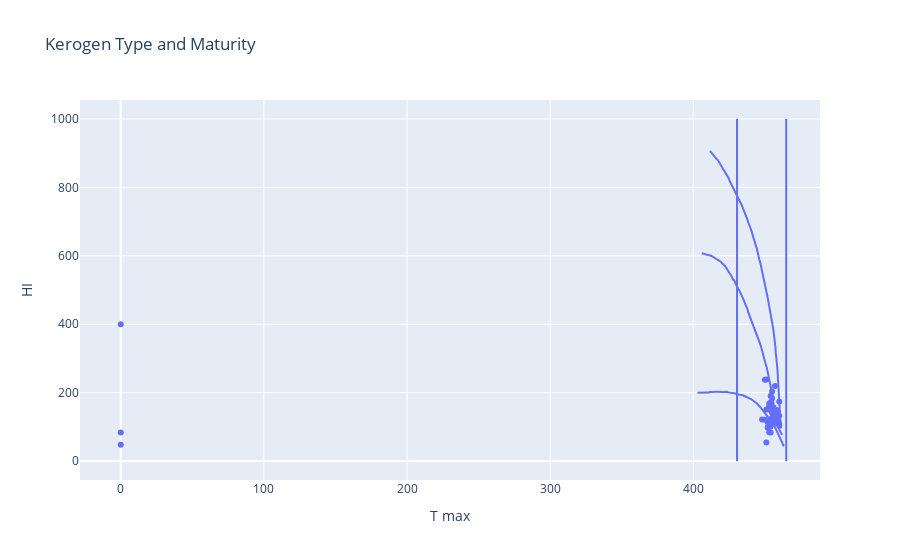
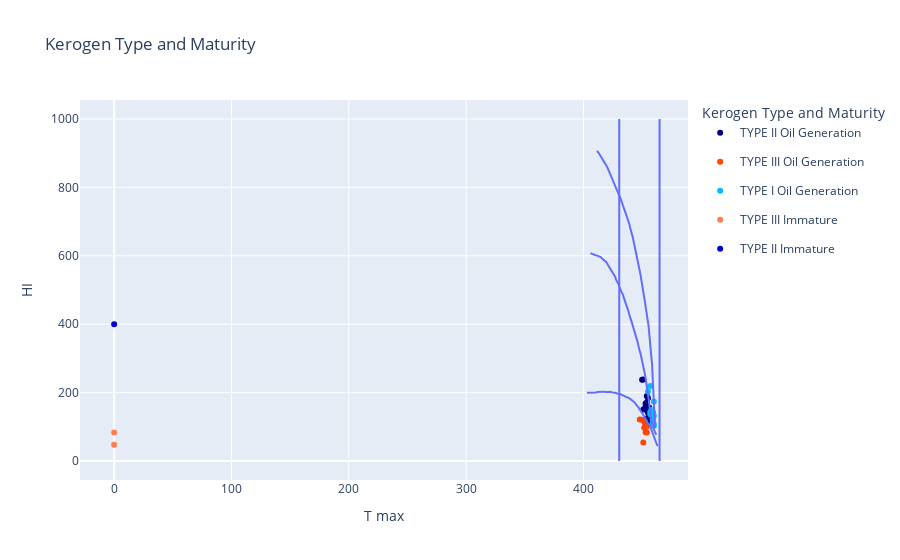

Source (notebook cell) for these figures, in order:
### Code cell
def kerogen_type_maturity_plot(FEE_AL_910, KEROGEN_TYPE_MATURITY_I,KEROGEN_TYPE_MATURITY_II, KEROGEN_TYPE_MATURITY_III ):
    
    kerogen_type_maturity(FEE_AL_910, KEROGEN_TYPE_MATURITY_I,KEROGEN_TYPE_MATURITY_II, KEROGEN_TYPE_MATURITY_III )
    #kerogen_type_maturity(FEE_AL_910, KEROGEN_TYPE_MATURITY_III,KEROGEN_TYPE_MATURITY_II, KEROGEN_TYPE_MATURITY_I )


    import plotly.express as px
    import plotly.graph_objects as go
    
    #########################
    
    fig1 = px.scatter(x=FEE_AL_910['T max'], y=FEE_AL_910['HI'], hover_name = FEE_AL_910["Depth"] )
    
    fig2 = px.line(x=KEROGEN_TYPE_MATURITY_I['x'], y=KEROGEN_TYPE_MATURITY_I['y'])
    fig3 = px.line(x=KEROGEN_TYPE_MATURITY_II['x'], y=KEROGEN_TYPE_MATURITY_II['y'])
    fig4 = px.line(x=KEROGEN_TYPE_MATURITY_III['x'], y=KEROGEN_TYPE_MATURITY_III['y'])

    xx = [430.5] * 2
    yy = [0, 1000]

    fig5 = px.line(x=xx, y=yy)

    xxx = [464.87] * 2
    yyy = [0, 1000]

    fig6 = px.line(x=xxx, y=yyy)

    fig7 = go.Figure(data=fig1.data + fig2.data + fig3.data + fig4.data + fig5.data + fig6.data)
    fig7.update_layout( 
        title="Kerogen Type and Maturity",   #
    xaxis_title="T max",
    yaxis_title="HI",
    legend_title="Kerogen Type and Maturity"           )
    fig7.show()
    
    ##########################

    fig1 = px.scatter(x=FEE_AL_910['T max'], y=FEE_AL_910['HI'], hover_name = FEE_AL_910["Depth"],
                     
                       color =  FEE_AL_910['KEROGEN TYPE/MATURITY'] ,  
                      #color = FEE_AL_910['Formation']  , 

    color_discrete_map = {"TYPE I":  "cyan"  ,                           
    "TYPE II"  :"blue"  ,
    "TYPE III":"red",  
    
    "TYPE I Immature":  "aqua" , "TYPE I Oil Generation":  "deepskyblue" , "TYPE I Gas Generation":  "slealblue"  ,                    
      
    "TYPE II Immature":  "mediumblue" , "TYPE II Oil Generation":  "navy" , "TYPE II Gas Generation":  "slateblue"  ,
                        
    "TYPE III Immature":  "coral" , "TYPE III Oil Generation":  "orangered" , "TYPE III Gas Generation":  "brown" , 
                         
    "UN-IDENTIFIED"   :   "black"                } )
    
    fig2 = px.line(x=KEROGEN_TYPE_MATURITY_I['x'], y=KEROGEN_TYPE_MATURITY_I['y'])
    fig3 = px.line(x=KEROGEN_TYPE_MATURITY_II['x'], y=KEROGEN_TYPE_MATURITY_II['y'])
    fig4 = px.line(x=KEROGEN_TYPE_MATURITY_III['x'], y=KEROGEN_TYPE_MATURITY_III['y'])

    xx = [430.5] * 2
    yy = [0, 1000]

    fig5 = px.line(x=xx, y=yy)

    xxx = [464.87] * 2
    yyy = [0, 1000]

    fig6 = px.line(x=xxx, y=yyy)

    fig7 = go.Figure(data=fig1.data + fig2.data + fig3.data + fig4.data + fig5.data + fig6.data)
    fig7.update_layout( 
        title="Kerogen Type and Maturity",   #
    xaxis_title="T max",
    yaxis_title="HI",
    legend_title="Kerogen Type and Maturity"           )
    fig7.show()

##. ?????  NOT SO ACCURATE
  #. FEE_BI_307
kerogen_type_maturity_plot(FEE_BI_307  , KEROGEN_TYPE_MATURITY_I,KEROGEN_TYPE_MATURITY_II, KEROGEN_TYPE_MATURITY_III )

### Figure 1 — Plotly figure (JSON) as saved in the notebook; plotly's stock layout.template omitted (floating-point values rounded to 4 significant figures)
{"data": [{"hovertemplate": "<b>%{hovertext}</b><br><br>x=%{x}<br>y=%{y}<extra></extra>", "hovertext": [9037, 9078.0, 9128.0, 9142, 9218, 9334.0, 9372.0, 9398, 9487, 9610.0, 9658.0, 9664.0, 9684.0, 9718.0, 9726, 9732.0, 9740, 9853, 9938.0, 9952.0, 9956.0, 9962.0, 9966.0, 9972.0, 9976.0, 9980.0, 9986.0, 9990.0, 9996.0, 10000.0, 10000.0, 10010.0, 10020.0, 10030.0, 10030.0, 10170.0, 10280.0, 10290.0, 10300.0, 10310.0, 10320.0, 10330.0, 10340.0, 10350.0, 10350.0, 10360.0, 10370.0, 10374, 10377, 10380.0, 10390.0], "legendgroup": "", "marker": {"color": "#636efa", "symbol": "circle"}, "mode": "markers", "name": "", "orientation": "v", "showlegend": false, "type": "scatter", "x": [453, 450, 451, 452, 448, 451, 453, 450, 459, 0, 454, 454, 0, 451, 452, 453, 456, 0, 457, 454, 457, 455, 459, 452, 460, 460, 459, 457, 456, 460, 459, 458, 457, 455, 455, 455, 460, 457, 454, 459, 457, 459, 456, 454, 455, 456, 456, 455, 454, 454, 456], "xaxis": "x", "y": [159.1, 237.9, 238.6, 113.0, 121.6, 150.9, 168.1, 120.7, 142.5, 47.22, 170.9, 160.1, 83.33, 53.76, 98.27, 84.34, 110.1, 400, 124.4, 123.0, 143.0, 126.6, 121.1, 97.41, 174.0, 108.0, 110.2, 136.4, 126.1, 102.8, 141.0, 149.0, 132.7, 141.3, 145.6, 183.7, 132.2, 219.1, 148.7, 126.4, 114.1, 142.1, 128.2, 190.3, 203.4, 109.9, 156.1, 145.8, 100.8, 83.53, 118.2], "yaxis": "y"}, {"hovertemplate": "x=%{x}<br>y=%{y}<extra></extra>", "legendgroup": "", "line": {"color": "#636efa", "dash": "solid"}, "marker": {"symbol": "circle"}, "mode": "lines", "name": "", "orientation": "v", "showlegend": false, "type": "scatter", "x": [461.1, 460.9, 460.9, 460.8, 460.8, 460.6, 460.5, 460.4, 460.2, 460.0, 459.7, 459.6, 459.4, 459.4, 459.1, 458.9, 458.9, 458.7, 458.5, 458.4, 458.1, 457.9, 457.6, 457.6, 457.4, 457.1, 456.9, 456.7, 456.5, 456.2, 455.9, 455.6, 455.2, 454.9, 454.5, 454.2, 453.8, 453.6, 453.0, 452.7, 452.4, 452.0, 451.7, 451.3, 450.9, 450.5, 450.0, 449.6, 449.1, 448.8, 448.3, 447.8, 447.4, 447.1, 446.7, 446.1, 445.8, 445.3, 444.7, 444.3, 443.7, 443.2, 442.7, 442.1, 441.5, 440.8, 440.4, 439.7, 439.1, 438.3, 437.8, 437.2, 436.6, 436.0, 435.4, 434.7, 434.0, 433.6, 432.8, 432.1, 431.5, 430.7, 430.0, 429.4, 428.7, 428.0, 427.2, 426.6, 425.9, 425.2, 424.5, 423.8, 423.1, 422.4, 421.6, 420.8, 420.0, 419.1, 418.4, 417.8, 417.1, 416.2, 415.5, 414.8, 414.0, 413.2, 412.5, 411.7], "xaxis": "x", "y": [96.67, 105.5, 113.6, 122.4, 130.9, 143.6, 154.9, 167.6, 180.3, 189.6, 201.2, 212.4, 223.8, 233.0, 242.4, 251.2, 259.7, 268.4, 278.0, 286.2, 294.8, 304.5, 314.1, 323.4, 332.4, 341.2, 350.3, 358.1, 366.3, 375.8, 384.2, 392.8, 401.9, 410.6, 417.6, 426.0, 434.2, 442.9, 450.4, 459.3, 466.7, 475.5, 482.7, 491.6, 501.2, 509.4, 518.1, 526.0, 533.3, 542.3, 550.7, 558.7, 566.0, 573.0, 581.5, 588.4, 596.6, 605.3, 613.3, 621.8, 629.1, 637.6, 645.6, 653.6, 661.7, 667.9, 675.9, 683.5, 692.5, 698.2, 705.8, 712.0, 718.5, 724.7, 732.3, 737.9, 743.8, 750.4, 755.7, 761.8, 768.5, 774.7, 780.4, 786.3, 791.5, 797.8, 803.2, 809.0, 815.5, 820.5, 827.9, 832.8, 838.2, 845.0, 849.0, 855.1, 860.9, 866.0, 871.9, 876.2, 879.9, 882.9, 887.2, 891.2, 895.3, 899.8, 902.5, 907.2], "yaxis": "y"}, {"hovertemplate": "x=%{x}<br>y=%{y}<extra></extra>", "legendgroup": "", "line": {"color": "#636efa", "dash": "solid"}, "marker": {"symbol": "circle"}, "mode": "lines", "name": "", "orientation": "v", "showlegend": false, "type": "scatter", "x": [462.0, 461.3, 460.7, 460.2, 459.8, 459.2, 458.4, 457.9, 457.5, 457.1, 456.9, 456.7, 456.4, 456.1, 455.8, 455.5, 455.2, 454.9, 454.4, 454.0, 453.7, 453.3, 452.9, 452.5, 452.1, 451.8, 451.2, 450.7, 450.3, 449.9, 449.4, 448.9, 448.4, 447.7, 447.4, 446.9, 446.2, 445.6, 445.0, 444.6, 444.1, 443.3, 442.7, 442.2, 441.6, 440.9, 440.1, 439.6, 439.0, 438.2, 437.9, 437.2, 436.6, 436.1, 435.4, 434.7, 434.0, 433.3, 432.4, 431.9, 431.1, 430.4, 429.9, 429.1, 428.5, 427.7, 427.1, 426.4, 425.5, 424.8, 424.1, 423.3, 422.5, 421.8, 420.9, 420.1, 419.2, 418.2, 417.3, 416.5, 415.7, 414.7, 413.9, 413.0, 412.1, 411.9, 411.1, 410.3, 409.4, 408.6, 407.7, 406.8, 405.9], "xaxis": "x", "y": [76.4, 80.24, 86.44, 91.03, 98.12, 105.7, 108.8, 114.9, 122.5, 132.7, 141.8, 151.0, 159.4, 166.7, 176.5, 184.1, 193.6, 201.8, 210.4, 219.1, 227.6, 234.5, 243.4, 252.0, 259.0, 266.4, 273.7, 281.0, 288.6, 295.1, 302.7, 308.8, 317.5, 324.1, 332.0, 340.5, 347.3, 354.3, 361.9, 368.7, 375.2, 381.0, 386.8, 394.2, 402.2, 409.0, 416.1, 423.6, 429.4, 435.9, 443.0, 449.1, 455.5, 462.4, 468.5, 474.7, 482.4, 489.0, 494.3, 500.3, 505.1, 511.6, 517.1, 521.3, 528.0, 530.9, 538.3, 542.3, 547.4, 553.4, 557.3, 562.7, 567.5, 571.7, 574.3, 578.3, 582.7, 585.0, 588.9, 591.6, 592.8, 596.0, 597.5, 600.1, 600.9, 600.2, 601.3, 601.7, 602.8, 604.8, 606.9, 606.9, 607.6], "yaxis": "y"}, {"hovertemplate": "x=%{x}<br>y=%{y}<extra></extra>", "legendgroup": "", "line": {"color": "#636efa", "dash": "solid"}, "marker": {"symbol": "circle"}, "mode": "lines", "name": "", "orientation": "v", "showlegend": false, "type": "scatter", "x": [463.5, 462.8, 462.1, 461.4, 460.7, 460.1, 459.4, 458.8, 458.4, 457.8, 457.3, 456.6, 455.8, 454.8, 454.5, 453.9, 453.1, 452.4, 451.7, 451.0, 450.1, 449.5, 448.9, 448.1, 447.4, 446.6, 445.8, 445.1, 444.3, 443.5, 442.6, 441.8, 441.0, 440.3, 439.5, 438.7, 437.7, 436.9, 436.1, 435.3, 434.4, 433.6, 432.6, 432.0, 431.2, 430.3, 429.4, 428.5, 427.5, 426.8, 425.9, 425.1, 424.4, 423.5, 422.7, 421.7, 420.9, 420.2, 419.2, 418.4, 417.7, 416.7, 415.9, 415.1, 414.1, 413.3, 412.4, 411.5, 410.7, 409.8, 408.9, 408.0, 407.2, 406.4, 405.5, 404.6, 403.8, 402.9], "xaxis": "x", "y": [44.63, 46.22, 52.71, 59.61, 65.73, 72.06, 77.0, 83.88, 89.97, 95.31, 101.2, 103.0, 107.4, 111.9, 112.5, 119.0, 123.7, 126.1, 130.5, 134.4, 139.5, 143.4, 147.2, 151.5, 154.6, 158.3, 161.3, 165.8, 168.8, 171.1, 174.3, 177.3, 178.7, 181.2, 182.3, 184.2, 185.8, 187.0, 189.3, 190.8, 192.0, 192.4, 194.8, 194.8, 195.6, 195.6, 197.2, 197.6, 198.7, 199.5, 199.5, 200.2, 200.6, 202.3, 201.5, 201.5, 201.5, 201.6, 202.4, 202.4, 202.4, 202.4, 202.4, 202.4, 202.1, 201.2, 201.6, 201.6, 200.0, 200.0, 200.0, 200.4, 200.4, 200.4, 200.0, 200.0, 199.7, 199.7], "yaxis": "y"}, {"hovertemplate": "x=%{x}<br>y=%{y}<extra></extra>", "legendgroup": "", "line": {"color": "#636efa", "dash": "solid"}, "marker": {"symbol": "circle"}, "mode": "lines", "name": "", "orientation": "v", "showlegend": false, "type": "scatter", "x": [430.5, 430.5], "xaxis": "x", "y": [0, 1000], "yaxis": "y"}, {"hovertemplate": "x=%{x}<br>y=%{y}<extra></extra>", "legendgroup": "", "line": {"color": "#636efa", "dash": "solid"}, "marker": {"symbol": "circle"}, "mode": "lines", "name": "", "orientation": "v", "showlegend": false, "type": "scatter", "x": [464.9, 464.9], "xaxis": "x", "y": [0, 1000], "yaxis": "y"}], "layout": {"legend": {"title": {"text": "Kerogen Type and Maturity"}}, "title": {"text": "Kerogen Type and Maturity"}, "xaxis": {"title": {"text": "T max"}}, "yaxis": {"title": {"text": "HI"}}}}

### Figure 2 — Plotly figure (JSON) as saved in the notebook; plotly's stock layout.template omitted (floating-point values rounded to 4 significant figures)
{"data": [{"hovertemplate": "<b>%{hovertext}</b><br><br>color=TYPE II Oil Generation<br>x=%{x}<br>y=%{y}<extra></extra>", "hovertext": [9037, 9078.0, 9128.0, 9334.0, 9372.0, 9658.0, 9664.0, 9740, 9938.0, 9952.0, 9962.0, 9996.0, 10020.0, 10030.0, 10030.0, 10170.0, 10300.0, 10320.0, 10340.0, 10350.0, 10360.0, 10370.0, 10374, 10390.0], "legendgroup": "TYPE II Oil Generation", "marker": {"color": "navy", "symbol": "circle"}, "mode": "markers", "name": "TYPE II Oil Generation", "orientation": "v", "showlegend": true, "type": "scatter", "x": [453, 450, 451, 451, 453, 454, 454, 456, 457, 454, 455, 456, 457, 455, 455, 455, 454, 457, 456, 454, 456, 456, 455, 456], "xaxis": "x", "y": [159.1, 237.9, 238.6, 150.9, 168.1, 170.9, 160.1, 110.1, 124.4, 123.0, 126.6, 126.1, 132.7, 141.3, 145.6, 183.7, 148.7, 114.1, 128.2, 190.3, 109.9, 156.1, 145.8, 118.2], "yaxis": "y"}, {"hovertemplate": "<b>%{hovertext}</b><br><br>color=TYPE III Oil Generation<br>x=%{x}<br>y=%{y}<extra></extra>", "hovertext": [9142, 9218, 9398, 9718.0, 9726, 9732.0, 9972.0, 10377, 10380.0], "legendgroup": "TYPE III Oil Generation", "marker": {"color": "orangered", "symbol": "circle"}, "mode": "markers", "name": "TYPE III Oil Generation", "orientation": "v", "showlegend": true, "type": "scatter", "x": [452, 448, 450, 451, 452, 453, 452, 454, 454], "xaxis": "x", "y": [113.0, 121.6, 120.7, 53.76, 98.27, 84.34, 97.41, 100.8, 83.53], "yaxis": "y"}, {"hovertemplate": "<b>%{hovertext}</b><br><br>color=TYPE I Oil Generation<br>x=%{x}<br>y=%{y}<extra></extra>", "hovertext": [9487, 9956.0, 9966.0, 9976.0, 9980.0, 9986.0, 9990.0, 10000.0, 10000.0, 10010.0, 10280.0, 10290.0, 10310.0, 10330.0, 10350.0], "legendgroup": "TYPE I Oil Generation", "marker": {"color": "deepskyblue", "symbol": "circle"}, "mode": "markers", "name": "TYPE I Oil Generation", "orientation": "v", "showlegend": true, "type": "scatter", "x": [459, 457, 459, 460, 460, 459, 457, 460, 459, 458, 460, 457, 459, 459, 455], "xaxis": "x", "y": [142.5, 143.0, 121.1, 174.0, 108.0, 110.2, 136.4, 102.8, 141.0, 149.0, 132.2, 219.1, 126.4, 142.1, 203.4], "yaxis": "y"}, {"hovertemplate": "<b>%{hovertext}</b><br><br>color=TYPE III Immature<br>x=%{x}<br>y=%{y}<extra></extra>", "hovertext": [9610.0, 9684.0], "legendgroup": "TYPE III Immature", "marker": {"color": "coral", "symbol": "circle"}, "mode": "markers", "name": "TYPE III Immature", "orientation": "v", "showlegend": true, "type": "scatter", "x": [0, 0], "xaxis": "x", "y": [47.22, 83.33], "yaxis": "y"}, {"hovertemplate": "<b>%{hovertext}</b><br><br>color=TYPE II Immature<br>x=%{x}<br>y=%{y}<extra></extra>", "hovertext": [9853], "legendgroup": "TYPE II Immature", "marker": {"color": "mediumblue", "symbol": "circle"}, "mode": "markers", "name": "TYPE II Immature", "orientation": "v", "showlegend": true, "type": "scatter", "x": [0], "xaxis": "x", "y": [400], "yaxis": "y"}, {"hovertemplate": "x=%{x}<br>y=%{y}<extra></extra>", "legendgroup": "", "line": {"color": "#636efa", "dash": "solid"}, "marker": {"symbol": "circle"}, "mode": "lines", "name": "", "orientation": "v", "showlegend": false, "type": "scatter", "x": [461.1, 460.9, 460.9, 460.8, 460.8, 460.6, 460.5, 460.4, 460.2, 460.0, 459.7, 459.6, 459.4, 459.4, 459.1, 458.9, 458.9, 458.7, 458.5, 458.4, 458.1, 457.9, 457.6, 457.6, 457.4, 457.1, 456.9, 456.7, 456.5, 456.2, 455.9, 455.6, 455.2, 454.9, 454.5, 454.2, 453.8, 453.6, 453.0, 452.7, 452.4, 452.0, 451.7, 451.3, 450.9, 450.5, 450.0, 449.6, 449.1, 448.8, 448.3, 447.8, 447.4, 447.1, 446.7, 446.1, 445.8, 445.3, 444.7, 444.3, 443.7, 443.2, 442.7, 442.1, 441.5, 440.8, 440.4, 439.7, 439.1, 438.3, 437.8, 437.2, 436.6, 436.0, 435.4, 434.7, 434.0, 433.6, 432.8, 432.1, 431.5, 430.7, 430.0, 429.4, 428.7, 428.0, 427.2, 426.6, 425.9, 425.2, 424.5, 423.8, 423.1, 422.4, 421.6, 420.8, 420.0, 419.1, 418.4, 417.8, 417.1, 416.2, 415.5, 414.8, 414.0, 413.2, 412.5, 411.7], "xaxis": "x", "y": [96.67, 105.5, 113.6, 122.4, 130.9, 143.6, 154.9, 167.6, 180.3, 189.6, 201.2, 212.4, 223.8, 233.0, 242.4, 251.2, 259.7, 268.4, 278.0, 286.2, 294.8, 304.5, 314.1, 323.4, 332.4, 341.2, 350.3, 358.1, 366.3, 375.8, 384.2, 392.8, 401.9, 410.6, 417.6, 426.0, 434.2, 442.9, 450.4, 459.3, 466.7, 475.5, 482.7, 491.6, 501.2, 509.4, 518.1, 526.0, 533.3, 542.3, 550.7, 558.7, 566.0, 573.0, 581.5, 588.4, 596.6, 605.3, 613.3, 621.8, 629.1, 637.6, 645.6, 653.6, 661.7, 667.9, 675.9, 683.5, 692.5, 698.2, 705.8, 712.0, 718.5, 724.7, 732.3, 737.9, 743.8, 750.4, 755.7, 761.8, 768.5, 774.7, 780.4, 786.3, 791.5, 797.8, 803.2, 809.0, 815.5, 820.5, 827.9, 832.8, 838.2, 845.0, 849.0, 855.1, 860.9, 866.0, 871.9, 876.2, 879.9, 882.9, 887.2, 891.2, 895.3, 899.8, 902.5, 907.2], "yaxis": "y"}, {"hovertemplate": "x=%{x}<br>y=%{y}<extra></extra>", "legendgroup": "", "line": {"color": "#636efa", "dash": "solid"}, "marker": {"symbol": "circle"}, "mode": "lines", "name": "", "orientation": "v", "showlegend": false, "type": "scatter", "x": [462.0, 461.3, 460.7, 460.2, 459.8, 459.2, 458.4, 457.9, 457.5, 457.1, 456.9, 456.7, 456.4, 456.1, 455.8, 455.5, 455.2, 454.9, 454.4, 454.0, 453.7, 453.3, 452.9, 452.5, 452.1, 451.8, 451.2, 450.7, 450.3, 449.9, 449.4, 448.9, 448.4, 447.7, 447.4, 446.9, 446.2, 445.6, 445.0, 444.6, 444.1, 443.3, 442.7, 442.2, 441.6, 440.9, 440.1, 439.6, 439.0, 438.2, 437.9, 437.2, 436.6, 436.1, 435.4, 434.7, 434.0, 433.3, 432.4, 431.9, 431.1, 430.4, 429.9, 429.1, 428.5, 427.7, 427.1, 426.4, 425.5, 424.8, 424.1, 423.3, 422.5, 421.8, 420.9, 420.1, 419.2, 418.2, 417.3, 416.5, 415.7, 414.7, 413.9, 413.0, 412.1, 411.9, 411.1, 410.3, 409.4, 408.6, 407.7, 406.8, 405.9], "xaxis": "x", "y": [76.4, 80.24, 86.44, 91.03, 98.12, 105.7, 108.8, 114.9, 122.5, 132.7, 141.8, 151.0, 159.4, 166.7, 176.5, 184.1, 193.6, 201.8, 210.4, 219.1, 227.6, 234.5, 243.4, 252.0, 259.0, 266.4, 273.7, 281.0, 288.6, 295.1, 302.7, 308.8, 317.5, 324.1, 332.0, 340.5, 347.3, 354.3, 361.9, 368.7, 375.2, 381.0, 386.8, 394.2, 402.2, 409.0, 416.1, 423.6, 429.4, 435.9, 443.0, 449.1, 455.5, 462.4, 468.5, 474.7, 482.4, 489.0, 494.3, 500.3, 505.1, 511.6, 517.1, 521.3, 528.0, 530.9, 538.3, 542.3, 547.4, 553.4, 557.3, 562.7, 567.5, 571.7, 574.3, 578.3, 582.7, 585.0, 588.9, 591.6, 592.8, 596.0, 597.5, 600.1, 600.9, 600.2, 601.3, 601.7, 602.8, 604.8, 606.9, 606.9, 607.6], "yaxis": "y"}, {"hovertemplate": "x=%{x}<br>y=%{y}<extra></extra>", "legendgroup": "", "line": {"color": "#636efa", "dash": "solid"}, "marker": {"symbol": "circle"}, "mode": "lines", "name": "", "orientation": "v", "showlegend": false, "type": "scatter", "x": [463.5, 462.8, 462.1, 461.4, 460.7, 460.1, 459.4, 458.8, 458.4, 457.8, 457.3, 456.6, 455.8, 454.8, 454.5, 453.9, 453.1, 452.4, 451.7, 451.0, 450.1, 449.5, 448.9, 448.1, 447.4, 446.6, 445.8, 445.1, 444.3, 443.5, 442.6, 441.8, 441.0, 440.3, 439.5, 438.7, 437.7, 436.9, 436.1, 435.3, 434.4, 433.6, 432.6, 432.0, 431.2, 430.3, 429.4, 428.5, 427.5, 426.8, 425.9, 425.1, 424.4, 423.5, 422.7, 421.7, 420.9, 420.2, 419.2, 418.4, 417.7, 416.7, 415.9, 415.1, 414.1, 413.3, 412.4, 411.5, 410.7, 409.8, 408.9, 408.0, 407.2, 406.4, 405.5, 404.6, 403.8, 402.9], "xaxis": "x", "y": [44.63, 46.22, 52.71, 59.61, 65.73, 72.06, 77.0, 83.88, 89.97, 95.31, 101.2, 103.0, 107.4, 111.9, 112.5, 119.0, 123.7, 126.1, 130.5, 134.4, 139.5, 143.4, 147.2, 151.5, 154.6, 158.3, 161.3, 165.8, 168.8, 171.1, 174.3, 177.3, 178.7, 181.2, 182.3, 184.2, 185.8, 187.0, 189.3, 190.8, 192.0, 192.4, 194.8, 194.8, 195.6, 195.6, 197.2, 197.6, 198.7, 199.5, 199.5, 200.2, 200.6, 202.3, 201.5, 201.5, 201.5, 201.6, 202.4, 202.4, 202.4, 202.4, 202.4, 202.4, 202.1, 201.2, 201.6, 201.6, 200.0, 200.0, 200.0, 200.4, 200.4, 200.4, 200.0, 200.0, 199.7, 199.7], "yaxis": "y"}, {"hovertemplate": "x=%{x}<br>y=%{y}<extra></extra>", "legendgroup": "", "line": {"color": "#636efa", "dash": "solid"}, "marker": {"symbol": "circle"}, "mode": "lines", "name": "", "orientation": "v", "showlegend": false, "type": "scatter", "x": [430.5, 430.5], "xaxis": "x", "y": [0, 1000], "yaxis": "y"}, {"hovertemplate": "x=%{x}<br>y=%{y}<extra></extra>", "legendgroup": "", "line": {"color": "#636efa", "dash": "solid"}, "marker": {"symbol": "circle"}, "mode": "lines", "name": "", "orientation": "v", "showlegend": false, "type": "scatter", "x": [464.9, 464.9], "xaxis": "x", "y": [0, 1000], "yaxis": "y"}], "layout": {"legend": {"title": {"text": "Kerogen Type and Maturity"}}, "title": {"text": "Kerogen Type and Maturity"}, "xaxis": {"title": {"text": "T max"}}, "yaxis": {"title": {"text": "HI"}}}}
